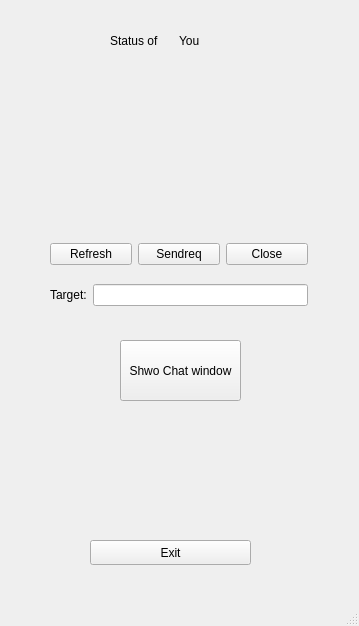
<?xml version="1.0" encoding="UTF-8"?>
<ui version="4.0">
 <class>MainWindow</class>
 <widget class="QMainWindow" name="MainWindow">
  <property name="geometry">
   <rect>
    <x>0</x>
    <y>0</y>
    <width>359</width>
    <height>626</height>
   </rect>
  </property>
  <property name="windowTitle">
   <string>MainWindow</string>
  </property>
  <widget class="QWidget" name="centralwidget">
   <widget class="QLabel" name="status">
    <property name="geometry">
     <rect>
      <x>90</x>
      <y>60</y>
      <width>221</width>
      <height>161</height>
     </rect>
    </property>
    <property name="text">
     <string/>
    </property>
   </widget>
   <widget class="QPushButton" name="Exit">
    <property name="geometry">
     <rect>
      <x>90</x>
      <y>540</y>
      <width>161</width>
      <height>25</height>
     </rect>
    </property>
    <property name="text">
     <string>Exit</string>
    </property>
   </widget>
   <widget class="QWidget" name="onlineswidget" native="true">
    <property name="enabled">
     <bool>true</bool>
    </property>
    <property name="geometry">
     <rect>
      <x>20</x>
      <y>210</y>
      <width>321</width>
      <height>301</height>
     </rect>
    </property>
    <property name="mouseTracking">
     <bool>false</bool>
    </property>
    <property name="acceptDrops">
     <bool>false</bool>
    </property>
    <property name="autoFillBackground">
     <bool>true</bool>
    </property>
    <widget class="QWidget" name="layoutWidget_2">
     <property name="geometry">
      <rect>
       <x>30</x>
       <y>20</y>
       <width>258</width>
       <height>91</height>
      </rect>
     </property>
     <layout class="QVBoxLayout" name="verticalLayout">
      <item>
       <layout class="QHBoxLayout" name="horizontalLayout">
        <item>
         <widget class="QPushButton" name="Refresh">
          <property name="text">
           <string>Refresh</string>
          </property>
         </widget>
        </item>
        <item>
         <widget class="QPushButton" name="Sendreq">
          <property name="text">
           <string>Sendreq</string>
          </property>
         </widget>
        </item>
        <item>
         <widget class="QPushButton" name="Close">
          <property name="text">
           <string>Close</string>
          </property>
         </widget>
        </item>
       </layout>
      </item>
      <item>
       <layout class="QHBoxLayout" name="horizontalLayout_2">
        <item>
         <widget class="QLabel" name="label">
          <property name="text">
           <string>Target:</string>
          </property>
         </widget>
        </item>
        <item>
         <widget class="QLineEdit" name="targetuser"/>
        </item>
       </layout>
      </item>
     </layout>
    </widget>
    <widget class="QPushButton" name="Showchats">
     <property name="geometry">
      <rect>
       <x>100</x>
       <y>130</y>
       <width>121</width>
       <height>61</height>
      </rect>
     </property>
     <property name="text">
      <string>Shwo Chat window</string>
     </property>
    </widget>
   </widget>
   <widget class="QWidget" name="layoutWidget">
    <property name="geometry">
     <rect>
      <x>110</x>
      <y>30</y>
      <width>131</width>
      <height>21</height>
     </rect>
    </property>
    <layout class="QHBoxLayout" name="horizontalLayout_3">
     <item>
      <widget class="QLabel" name="label_2">
       <property name="text">
        <string>Status of </string>
       </property>
      </widget>
     </item>
     <item>
      <widget class="QLabel" name="name">
       <property name="text">
        <string>You</string>
       </property>
      </widget>
     </item>
    </layout>
   </widget>
   <widget class="QWidget" name="loginwidget" native="true">
    <property name="enabled">
     <bool>true</bool>
    </property>
    <property name="geometry">
     <rect>
      <x>0</x>
      <y>220</y>
      <width>281</width>
      <height>311</height>
     </rect>
    </property>
    <property name="autoFillBackground">
     <bool>true</bool>
    </property>
    <widget class="QWidget" name="layoutWidget">
     <property name="geometry">
      <rect>
       <x>90</x>
       <y>20</y>
       <width>161</width>
       <height>271</height>
      </rect>
     </property>
     <layout class="QVBoxLayout" name="Loginlayout">
      <item>
       <widget class="QLabel" name="label_user">
        <property name="text">
         <string>Username:</string>
        </property>
       </widget>
      </item>
      <item>
       <widget class="QLineEdit" name="username">
        <property name="text">
         <string/>
        </property>
       </widget>
      </item>
      <item>
       <widget class="QLabel" name="label_pass">
        <property name="text">
         <string>Password:</string>
        </property>
       </widget>
      </item>
      <item>
       <widget class="QLineEdit" name="pass"/>
      </item>
      <item>
       <widget class="QLabel" name="label_pass_con">
        <property name="text">
         <string>Password Confirmation:</string>
        </property>
       </widget>
      </item>
      <item>
       <widget class="QLineEdit" name="pass_conf"/>
      </item>
      <item>
       <widget class="QPushButton" name="Login">
        <property name="text">
         <string>Login</string>
        </property>
        <property name="autoDefault">
         <bool>true</bool>
        </property>
       </widget>
      </item>
      <item>
       <widget class="QPushButton" name="Register">
        <property name="text">
         <string>Register</string>
        </property>
       </widget>
      </item>
     </layout>
    </widget>
   </widget>
   <zorder>loginwidget</zorder>
   <zorder>layoutWidget</zorder>
   <zorder>status</zorder>
   <zorder>Exit</zorder>
   <zorder>onlineswidget</zorder>
  </widget>
  <widget class="QMenuBar" name="menubar">
   <property name="geometry">
    <rect>
     <x>0</x>
     <y>0</y>
     <width>359</width>
     <height>25</height>
    </rect>
   </property>
  </widget>
  <widget class="QStatusBar" name="statusbar"/>
  <action name="actionnew_chat">
   <property name="text">
    <string>new chat</string>
   </property>
  </action>
 </widget>
 <resources/>
 <connections>
  <connection>
   <sender>Exit</sender>
   <signal>clicked()</signal>
   <receiver>MainWindow</receiver>
   <slot>close()</slot>
   <hints>
    <hint type="sourcelabel">
     <x>227</x>
     <y>454</y>
    </hint>
    <hint type="destinationlabel">
     <x>357</x>
     <y>539</y>
    </hint>
   </hints>
  </connection>
 </connections>
</ui>
